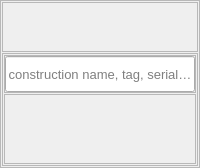
    <widget class="QFrame" name="frame">
     <property name="frameShape">
      <enum>QFrame::StyledPanel</enum>
     </property>
     <property name="frameShadow">
      <enum>QFrame::Raised</enum>
     </property>
     <layout class="QVBoxLayout" name="verticalLayout">
      <property name="spacing">
       <number>1</number>
      </property>
      <property name="leftMargin">
       <number>1</number>
      </property>
      <property name="topMargin">
       <number>1</number>
      </property>
      <property name="rightMargin">
       <number>1</number>
      </property>
      <property name="bottomMargin">
       <number>1</number>
      </property>
      <item>
       <widget class="QFrame" name="frame_4">
        <property name="minimumSize">
         <size>
          <width>0</width>
          <height>50</height>
         </size>
        </property>
        <property name="frameShape">
         <enum>QFrame::StyledPanel</enum>
        </property>
        <property name="frameShadow">
         <enum>QFrame::Raised</enum>
        </property>
       </widget>
      </item>
      <item>
       <widget class="QFrame" name="frame_5">
        <property name="sizePolicy">
         <sizepolicy hsizetype="Preferred" vsizetype="Expanding">
          <horstretch>0</horstretch>
          <verstretch>0</verstretch>
         </sizepolicy>
        </property>
        <property name="frameShape">
         <enum>QFrame::StyledPanel</enum>
        </property>
        <property name="frameShadow">
         <enum>QFrame::Raised</enum>
        </property>
        <layout class="QVBoxLayout" name="verticalLayout_4">
         <property name="spacing">
          <number>1</number>
         </property>
         <property name="leftMargin">
          <number>1</number>
         </property>
         <property name="topMargin">
          <number>1</number>
         </property>
         <property name="rightMargin">
          <number>1</number>
         </property>
         <property name="bottomMargin">
          <number>1</number>
         </property>
         <item>
          <widget class="QFrame" name="frame_10">
           <property name="minimumSize">
            <size>
             <width>0</width>
             <height>30</height>
            </size>
           </property>
           <property name="frameShape">
            <enum>QFrame::StyledPanel</enum>
           </property>
           <property name="frameShadow">
            <enum>QFrame::Raised</enum>
           </property>
           <layout class="QHBoxLayout" name="horizontalLayout_2">
            <property name="spacing">
             <number>0</number>
            </property>
            <property name="leftMargin">
             <number>0</number>
            </property>
            <property name="topMargin">
             <number>0</number>
            </property>
            <property name="rightMargin">
             <number>0</number>
            </property>
            <property name="bottomMargin">
             <number>0</number>
            </property>
            <item>
             <widget class="QLineEdit" name="lineEdit">
              <property name="minimumSize">
               <size>
                <width>0</width>
                <height>36</height>
               </size>
              </property>
              <property name="styleSheet">
               <string notr="true">font: 10pt;</string>
              </property>
              <property name="alignment">
               <set>Qt::AlignCenter</set>
              </property>
              <property name="placeholderText">
               <string>construction name, tag, serial etc.</string>
              </property>
              <property name="clearButtonEnabled">
               <bool>false</bool>
              </property>
             </widget>
            </item>
           </layout>
          </widget>
         </item>
         <item>
          <widget class="QScrollArea" name="scrollArea">
           <property name="widgetResizable">
            <bool>true</bool>
           </property>
           <widget class="QWidget" name="scrollAreaWidgetContents">
            <property name="geometry">
             <rect>
              <x>0</x>
              <y>0</y>
              <width>507</width>
              <height>710</height>
             </rect>
            </property>
           </widget>
          </widget>
         </item>
        </layout>
       </widget>
      </item>
     </layout>
    </widget>
